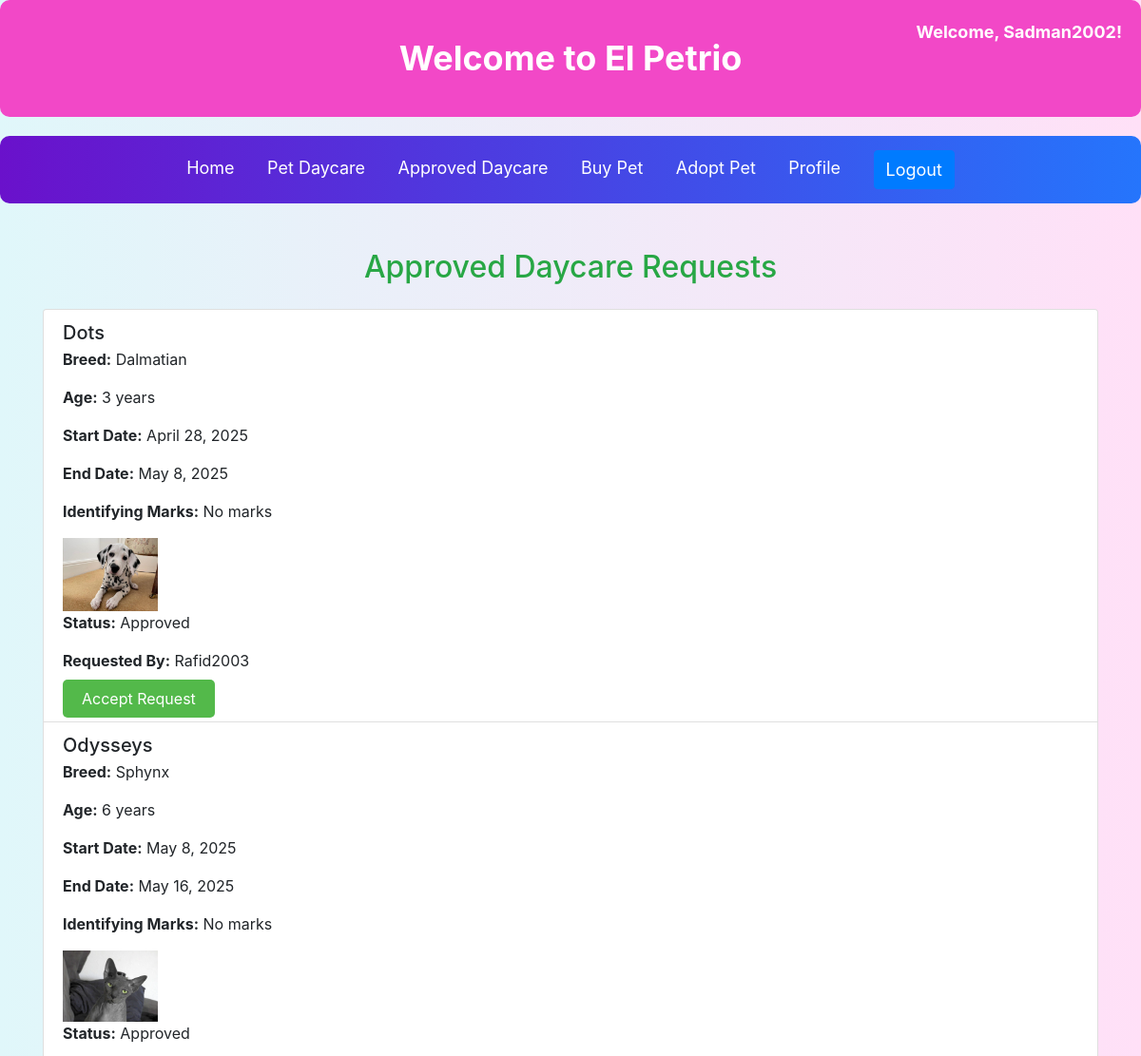
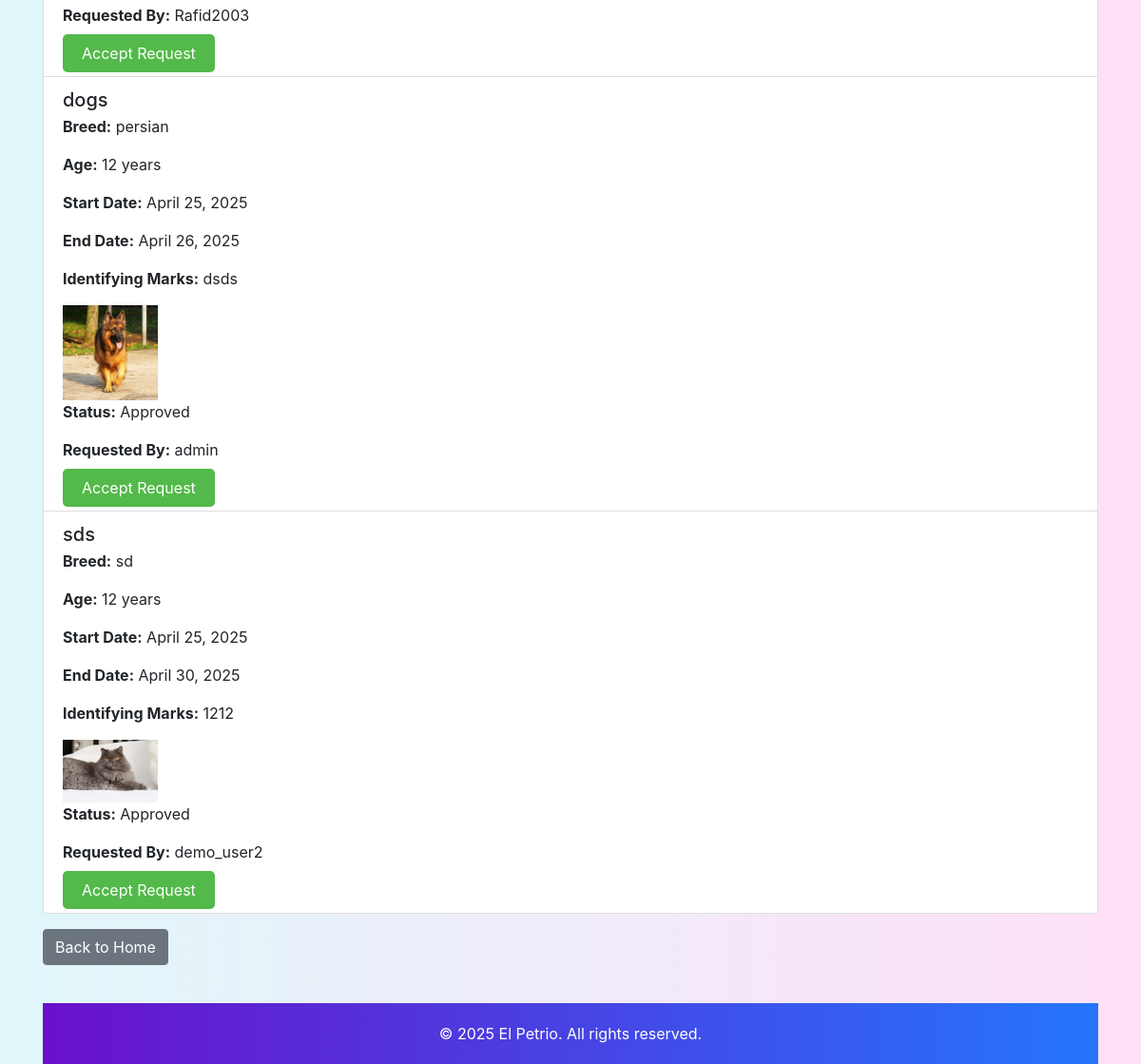
Page /approved-daycare-requests/ (signed in) on the committed database (2 pictures, top to bottom).
### app1/models.py (models this page shows, shortened)
class DaycareRequest(models.Model):
    user = models.ForeignKey(User, on_delete=models.CASCADE)
    pet_name = models.CharField(max_length=100)
    breed = models.CharField(max_length=100)
    age = models.PositiveIntegerField()
    identifying_marks = models.TextField()
    start_date = models.DateField()
    end_date = models.DateField()
    approved = models.BooleanField(default=False)
    rejected = models.BooleanField(default=False)
    accepted_by = models.ForeignKey(User, null=True, blank=True, on_delete=models.SET_NULL, related_name='accepted_requests')
    pet_photo = models.ImageField(upload_to='daycare_pets/', null=True, blank=True)

### app1/views.py (the view)
# urls.py: path('approved-daycare-requests/', views.approved_daycare_requests, name='approved_daycare_requests'),
@login_required
def approved_daycare_requests(request):
    approved_requests = DaycareRequest.objects.filter(approved=True, accepted_by__isnull=True).exclude(user=request.user)
    return render(request, 'approved_daycare_requests.html', {'approved_requests': approved_requests})

### templates/approved_daycare_requests.html (shortened to what this page needs)
{% load static %}
<!DOCTYPE html>
<html lang="en">
  <head>
    <link
      rel="stylesheet"
      href="https://cdn.jsdelivr.net/npm/bootstrap@4.3.1/dist/css/bootstrap.min.css"
    />
  </head>
  <body>
    {% include "navbar.html" %}
    <div class="container mt-5">
      <h2 class="text-center text-success mb-4">Approved Daycare Requests</h2>
      {% if approved_requests %}
      <div class="list-group">
        {% for request in approved_requests %}
        <div class="list-group-item">
          <h5 class="mb-1">{{ request.pet_name }}</h5>
          <p><strong>Breed:</strong> {{ request.breed }}</p>
          <p><strong>Age:</strong> {{ request.age }} years</p>
          <p><strong>Start Date:</strong> {{ request.start_date }}</p>
          <p><strong>End Date:</strong> {{ request.end_date }}</p>
          <p>
            <strong>Identifying Marks:</strong> {{ request.identifying_marks }}
          </p>
          {% if request.pet_photo %}
          <img
            src="{{ request.pet_photo.url }}"
            alt="{{ request.pet_name }}'s photo"
            width="100"
          />
          {% endif %}
          <p><strong>Status:</strong> Approved</p>
          <p><strong>Requested By:</strong> {{ request.user.username }}</p>
          <a
            href="{% url 'accept_daycare_request' request.id %}"
            class="btn-accept"
          >
            Accept Request
          </a>
        </div>
        {% endfor %}
      </div>
      {% else %}
      <p>No approved daycare requests at the moment.</p>
      {% endif %}
      <div class="mt-3">
        <a href="{% url 'home' %}" class="btn btn-secondary">Back to Home</a>
      </div>
      <footer class="footer">
        <div class="container">
          <p>&copy; 2025 El Petrio. All rights reserved.</p>
        </div>
      </footer>
    </div>
  </body>
</html>

### templates/navbar.html
<div class="header">
  <h1>Welcome to El Petrio</h1>
  {% if user.is_authenticated %}
  <div class="welcome-message">Welcome, {{ user.username }}!</div>
  {% endif %}
</div>
<nav class="navigation">
  <a href="{% url 'home' %}">Home</a>
  <a href="{% url 'daycare' %}">Pet Daycare</a>
  <a href="{% url 'approved_daycare_requests' %}">Approved Daycare</a>
  <a href="{% url 'buy_pets' %}">Buy Pet</a>
  <a href="{% url 'adoption' %}">Adopt Pet</a>
  {% if user.is_authenticated %}
  <a href="{% url 'user_profile' %}">Profile</a>
  <a href="{% url 'logout' %}" class="btn btn-primary">Logout</a>
  {% else %}
  <a href="{% url 'login' %}" class="btn btn-primary">Login</a>
  {% endif %}
</nav>

### templates/approved_daycare_requests.html (style rules this page uses)
body { background: linear-gradient(to right, #e0f7fa, #ffe0f7); }
.header { background-color: #f248c7; color: #ffffff; padding: 40px; text-align: center; border-radius: 10px; margin-bottom: 20px; }
.header h1 { font-size: 36px; font-weight: 700; margin-bottom: 0; }
.navigation { background: linear-gradient(to right, #6a11cb, #2575fc); padding: 15px; text-align: center; width: 100%; border-radius: 10px; margin-bottom: 20px; }
.navigation a { color: #ffffff; margin: 0 15px; font-size: 18px; text-decoration: none; transition: color 0.3s ease; }
.welcome-message { position: absolute; top: 20px; right: 20px; font-size: 18px; font-weight: bold; color: #ffffff; }
.footer { background: linear-gradient(to right, #6a11cb, #2575fc); color: #ffffff; padding: 20px 0; text-align: center; width: 100%; margin-top: 40px; }
.footer p { margin-bottom: 0; }
.btn-accept { background: #53b94a; color: white; padding: 10px 20px; border-radius: 5px; text-decoration: none; transition: background 0.3s ease; }

### rows in the picture
DaycareRequest: pet_name "Dots", breed "Dalmatian", age "3", start_date "April 28, 2025", end_date "May 8, 2025", identifying_marks "No marks", pet_photo (picture), user.username "Rafid2003"
DaycareRequest: pet_name "Odysseys", breed "Sphynx", age "6", start_date "May 8, 2025", end_date "May 16, 2025", identifying_marks "No marks", pet_photo (picture), user.username "Rafid2003"
DaycareRequest: pet_name "dogs", breed "persian", age "12", start_date "April 25, 2025", end_date "April 26, 2025", identifying_marks "dsds", pet_photo (picture), user.username "admin"
DaycareRequest: pet_name "sds", breed "sd", age "12", start_date "April 25, 2025", end_date "April 30, 2025", identifying_marks "1212", pet_photo (picture), user.username "demo_user2"

### other values in the picture
{{ user.username }} "Sadman2002"
